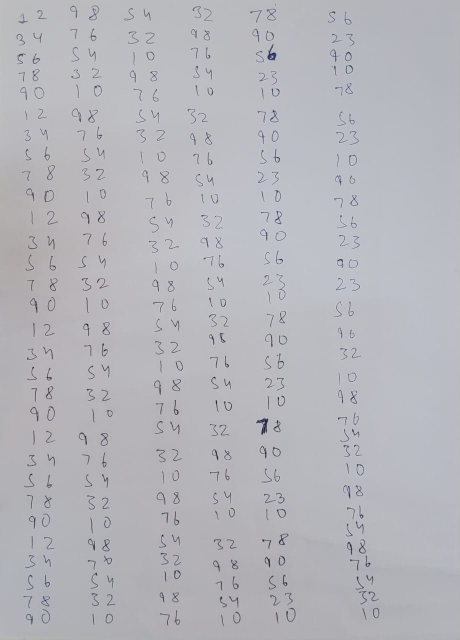
#> input picture data/WhatsApp Image 2023-11-02 at 10.55.48.jpeg, 919 x 1280 px, given in place of jpg, which was not available (shown at 1/2 size)
$ python handwritten_image_processor.py
#> lines starting #> are read from the running program, lines starting #| are printed output that depends on the picture; after the words box and inside, x2 and y2 are one past the last pixel; in counts of white or black regions, pixels touching at a corner belong together; pictures that were not available may be replaced by others from this repository, and a replacement may not be noted
### text-image-processing/add_white_line.py
import cv2

class AddWhiteLine:
    def __init__(self, image_path):
        self.image = cv2.imread(image_path)
#> self.image is the input picture: shape (1280, 919, 3); mean B, G, R 187.8, 182, 181.9

    def process_image(self):
        gray = cv2.cvtColor(self.image, cv2.COLOR_BGR2GRAY)
        thresh = cv2.threshold(gray, 0, 255, cv2.THRESH_BINARY_INV + cv2.THRESH_OTSU)[1]
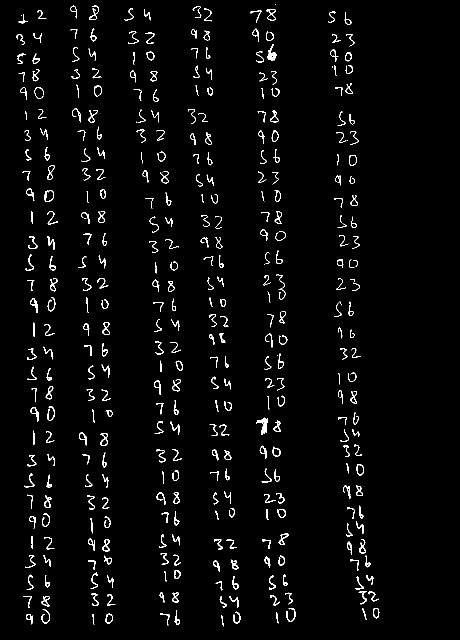
#> thresh: shape (1280, 919) (shown at 1/2 size); 2.6% white in thin lines or dots, all inside (x1, y1, x2, y2) = (33, 8, 759, 1253)

        # Remove horizontal lines
        horizontal_kernel = cv2.getStructuringElement(cv2.MORPH_RECT, (25, 1))
        detected_lines = cv2.morphologyEx(thresh, cv2.MORPH_OPEN, horizontal_kernel, iterations=2)
#> detected_lines: shape (1280, 919); every value is 0
        cnts = cv2.findContours(detected_lines, cv2.RETR_EXTERNAL, cv2.CHAIN_APPROX_SIMPLE)
#> cnts = 0 contours
        cnts = cnts[0] if len(cnts) == 2 else cnts[1]
#> cnts = []
        for c in cnts:
            cv2.drawContours(self.image, [c], -1, (255, 255, 255), 2)
#> this loop made 0 passes

        # Repair image
        repair_kernel = cv2.getStructuringElement(cv2.MORPH_RECT, (1, 6))
#> repair_kernel = [1, 1, 1, 1, 1, 1]
        result = 255 - cv2.morphologyEx(255 - self.image, cv2.MORPH_CLOSE, repair_kernel, iterations=1)

        return result

    def save_processed_image(self, output_path):
        processed_image = self.process_image()
        cv2.imwrite(output_path, processed_image)

# [6 lines that do not run on import are left out]

### text-image-processing/binarize.py
import numpy as np
import cv2
from entity.image import Image

class Binarizer:
    def __init__(self, array):
        self.image = Image()
        self.image.array = array
        self.image = self.image.array

    def convert_to_binary(self):
        # Load the result image.
        result = self.image

        # Convert the image to grayscale.
        gray = cv2.cvtColor(result, cv2.COLOR_BGR2GRAY)

        # Threshold the image to binarize it.
        thresh = cv2.threshold(gray, 0, 255, cv2.THRESH_BINARY_INV + cv2.THRESH_OTSU)[1]
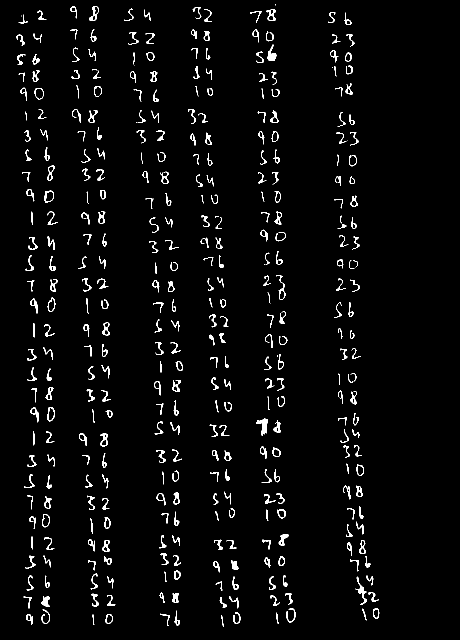
#> thresh: shape (1280, 919) (shown at 1/2 size); 2.9% white in thin lines or dots, all inside (x1, y1, x2, y2) = (33, 9, 759, 1254)

        # Save the binary image.
        return thresh


# [9 lines that do not run on import are left out]

### text-image-processing/denoiser.py
import numpy as np
import cv2
from entity.image import  Image
class Denoiser:
    def __init__(self,image,output_image_path):
        self.image = Image()
        self.image.array = image
        self.output_image_path = output_image_path

    def denoise_image(self):
        # Load the binary image.
        binary_image = self.image.array

        # Apply a median blur to the image.
        denoised_image = cv2.medianBlur(binary_image, 3)
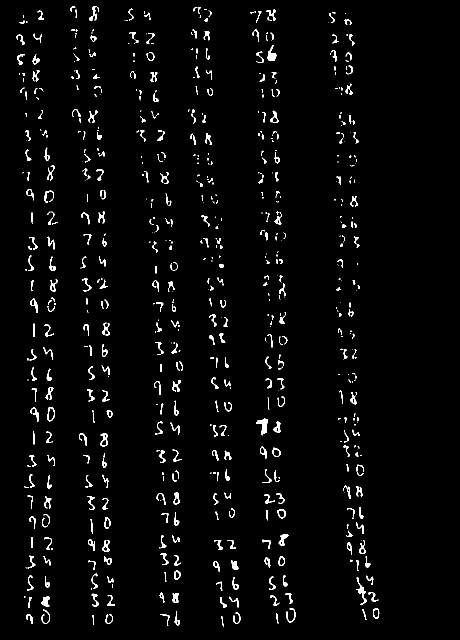
#> denoised_image: shape (1280, 919) (shown at 1/2 size); 2.6% white; 702 white regions (321 under 20 px), largest, box (x1, y1, x2, y2) and area: (512, 837, 536, 871) 375, (712, 1154, 734, 1210) 301, (535, 90, 553, 122) 295

        cv2.imwrite(f"{self.output_image_path}/result_denoised.jpg", denoised_image)
        return denoised_image


# [6 lines that do not run on import are left out]

### text-image-processing/horizontal_section_extractor.py
import cv2
import numpy as np


class HorizontalSectionExtractor:
    def __init__(self, image, output_dir, threshold=100):
#> called with threshold = 100
        self.array = image
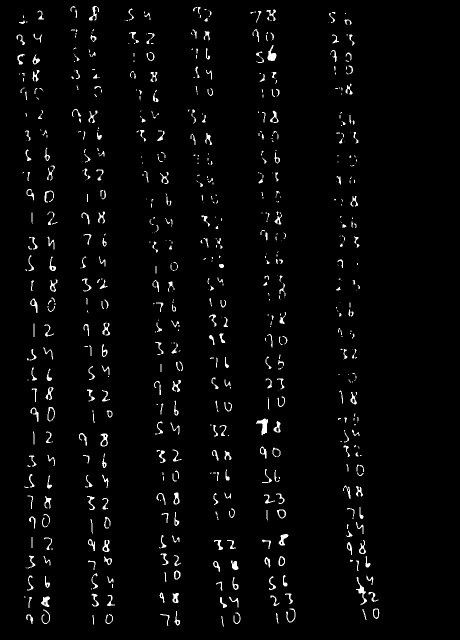
#> self.array: shape (1280, 919, 3) (shown at 1/2 size); min 0, max 255, mean 6.8
        self.output_dir = output_dir
        self.threshold = threshold

    def extract_sections(self):
        # Read the image
        image = self.array

        # Convert the image to grayscale
        gray = cv2.cvtColor(image, cv2.COLOR_BGR2GRAY)

        # Initialize variables to track the start and end of each section
        start_row = None
        end_row = None

        # List to store the extracted sections
        sections = []

        # Iterate over the rows of the image
        for row in range(gray.shape[0]):
            # Check if the row contains white pixels above the threshold
            if np.sum(gray[row] > self.threshold) > 0:
                if start_row is None:
                    # This is the start of a new section
                    start_row = row
            else:
                if start_row is not None:
                    # This is the end of the current section
                    end_row = row
                    section = gray[start_row:end_row, :]
                    sections.append(section)
                    start_row = None
                    end_row = None
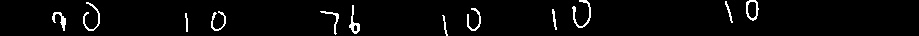
#> section: shape (36, 919); min 0, max 255, mean 8
#> after the loop, sections = 12 items

        # Save each section as a separate image
        for i, section in enumerate(sections):
            filename = f"{self.output_dir}/section_{i}.png"
            cv2.imwrite(filename, section)
#> this loop made 12 passes
#> pass 1, in extract_sections, `cv2.imwrite(filename, section)`:
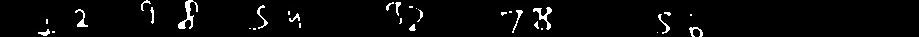
#> saved as section_0.png: shape (37, 919); min 0, max 255, mean 8.2
#> pass 2, in extract_sections, `cv2.imwrite(filename, section)`:
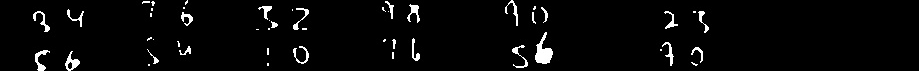
#> saved as section_1.png: shape (71, 919); min 0, max 255, mean 8.5


# [6 lines that do not run on import are left out]

### entity/image.py
class Image:
    def __init__(self, array=None):
        self.array = array
        self.path = []

### text-image-processing/handwritten_image_processor.py
from add_white_line import AddWhiteLine
from binarize import Binarizer
from denoiser import Denoiser
from horizontal_section_extractor import HorizontalSectionExtractor
from vertical_image_splitter import VerticalImageSplitter
from image_cropper import ImageCropper
from entity.image import Image
from digit_processor import DigitProcessor

import cv2
import os
import numpy as np

class HandWrittenImageProcessor:
    def __init__(self, input_image_path):
        self.input_image_path = input_image_path
        self.image = Image()
        self.image.array = None

    def apply_add_white_line(self):
        obj = AddWhiteLine(self.input_image_path)
        self.image.array = obj.process_image()

    def apply_binarize(self):
        obj = Binarizer(self.image.array)
        self.image.array = obj.convert_to_binary()

    def apply_denoiser(self, output_dir= "/Users/vansh/PycharmProjects/Text-Extractor/text-image-processing/processed_image"):
        obj = Denoiser(self.image.array, output_dir)
        self.image.array = obj.denoise_image()

    def apply_horizontal_section_extractor(self, image_path, output_dir="/Users/vansh/PycharmProjects/Text-Extractor/text-image-processing/processed_image/horizontal_digit"):
        self.image.array = cv2.imread(image_path)
        obj = HorizontalSectionExtractor(self.image.array, output_dir)
        obj.extract_sections()

    # [59 lines left out: functions apply_digit_processor, add_padding, apply_cropping, not called in this run]

if __name__ == "__main__":
        input_image_path = f'/Users/vansh/PycharmProjects/Text-Extractor/data/columns/colu./jpg'
        processor = HandWrittenImageProcessor(input_image_path)

        # Apply the processing steps
        processor.apply_add_white_line()
        processor.apply_binarize()
        processor.apply_denoiser()
        processor.apply_horizontal_section_extractor("/Users/vansh/PycharmProjects/Text-Extractor/text-image-processing/processed_image/result_denoised.jpg")
#> (the run stopped early here; a loop or call above may not have finished)

$ run again, on data/WhatsApp Image 2023-11-02 at 10.55.49 (1).jpeg
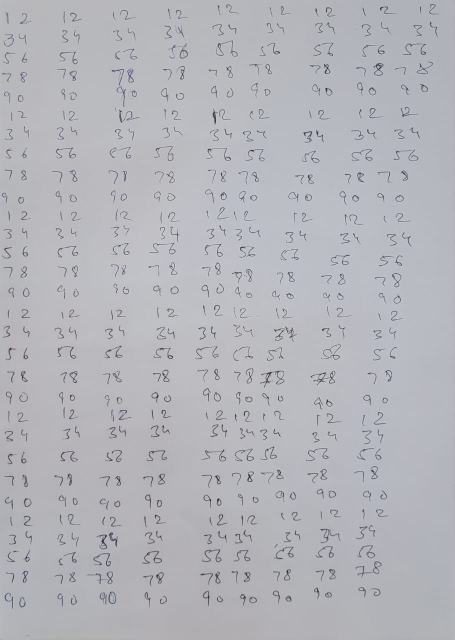
#> input picture data/WhatsApp Image 2023-11-02 at 10.55.49 (1).jpeg, 909 x 1280 px, given in place of jpg, which was not available (shown at 1/2 size)
#> in __init__, self.image is the input picture: shape (1280, 909, 3); mean B, G, R 186.9, 181.1, 180.5
#> in process_image, `thresh = cv2.threshold(gray, 0, 255, cv2.THRESH_BINARY_INV + cv2.THRES..`:
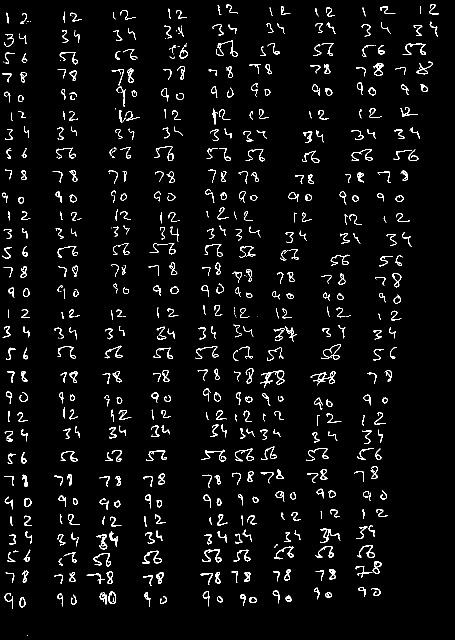
#> thresh: shape (1280, 909) (shown at 1/2 size); 3.8% white in thin lines or dots
#> detected_lines: shape (1280, 909); every value is 0
#> in process_image, `cnts = cv2.findContours(detected_lines, cv2.RETR_EXTERNAL, cv2.CHAIN_A..`: cnts = 0 contours
#> in process_image, `cnts = cnts[0] if len(cnts) == 2 else cnts[1]`: cnts = []
#> repair_kernel = [1, 1, 1, 1, 1, 1]
#> denoised_image: shape (1280, 909); 4.2% white; 941 white regions (369 under 20 px), largest, box (x1, y1, x2, y2) and area: (404, 1100, 443, 1126) 355, (187, 1107, 222, 1134) 339, (285, 1102, 324, 1129) 337
#> after the loop in extract_sections, `for row in range(gray.shape[0]):`: sections = 17 items
#> the loop in extract_sections, `for i, section in enumerate(sections):` made 17 passes
#> pass 2, in extract_sections, `cv2.imwrite(filename, section)`:
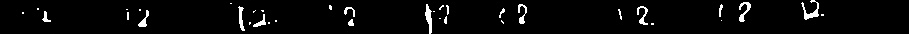
#> saved as section_1.png: shape (34, 909); min 0, max 255, mean 9
